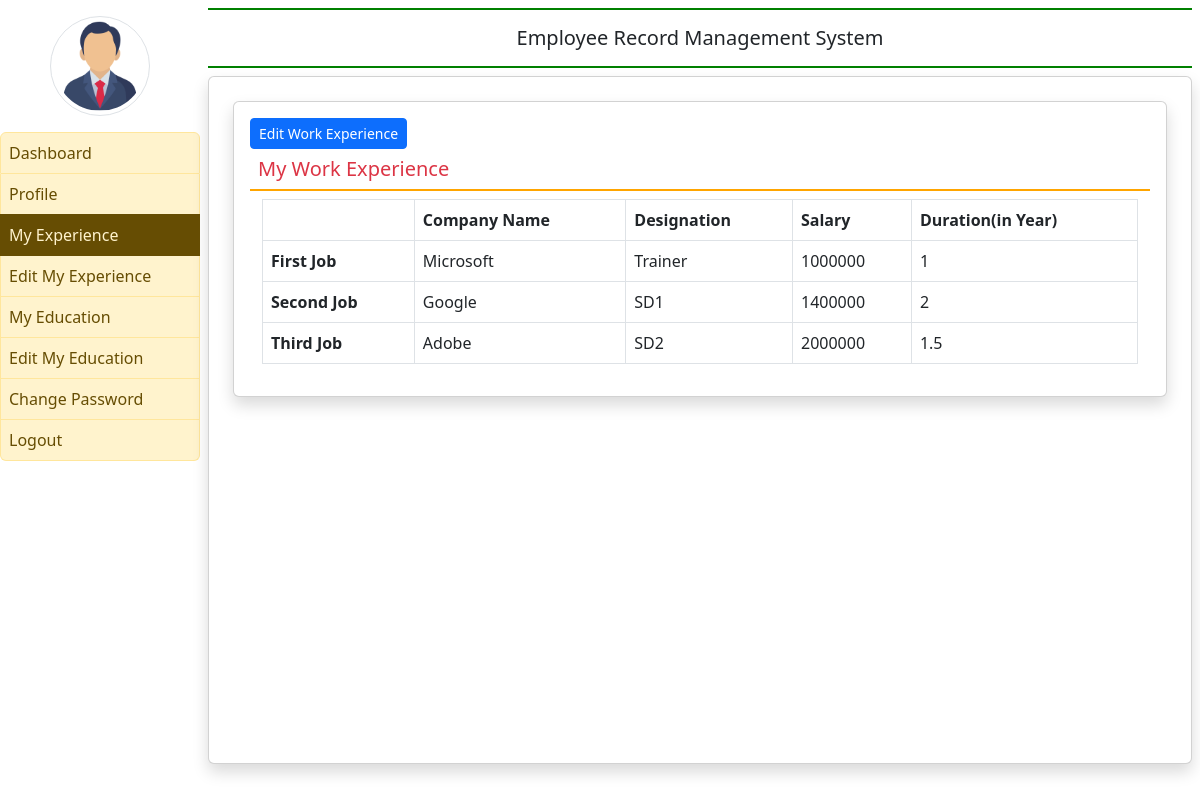
Page /myexperience/ (signed in) on the committed database.
### employee/models.py (models this page shows, shortened)
class EmployeeExperience(models.Model):
    user = models.ForeignKey(User, on_delete=models.CASCADE)
    company1name = models.CharField(max_length=100, null=True)
    company1desig = models.CharField(max_length=100, null=True)
    company1salary = models.CharField(max_length=100, null=True)
    company1duration = models.CharField(max_length=100, null=True)
    company2name = models.CharField(max_length=100, null=True)
    company2desig = models.CharField(max_length=100, null=True)
    company2salary = models.CharField(max_length=100, null=True)
    company2duration = models.CharField(max_length=100, null=True)
    company3name = models.CharField(max_length=100, null=True)
    company3desig = models.CharField(max_length=100, null=True)
    company3salary = models.CharField(max_length=100, null=True)
    company3duration = models.CharField(max_length=100, null=True)

### employee/views.py (the view)
# urls.py: path('myexperience/', myexperience, name = 'myexperience'),
def myexperience(request):
    if not request.user.is_authenticated:
        return redirect('employeeLogin')
    user = request.user
    experience = EmployeeExperience.objects.get(user=user)
    return render(request, 'myexperience.html', locals())

### employee/templates/myexperience.html
{% extends 'emp_base.html' %}
{% block main %}
<div class="card shadow m-4">
    <div class="card-body clearfix">
        <a href="/edit_exp" class="btn btn-primary float-right btn-sm">Edit Work Experience</a>
        <h5 class="p-2 text-danger" style="border-bottom : 2px solid orange">My Work Experience</h5>
        <div class="container-fluid">
            <table class="table table-bordered">
                <tr>
                    <th></th>
                    <th>Company Name</th>
                    <th>Designation</th>
                    <th>Salary</th>
                    <th>Duration(in Year)</th>
                </tr>
                <tr>
                    <th>First Job</th>
                    <td> {{experience.company1name}} </td>
                    <td> {{experience.company1desig}} </td>
                    <td> {{experience.company1salary}} </td>
                    <td> {{experience.company1duration}} </td>
                </tr>
                <tr>
                    <th>Second Job</th>
                    <td> {{experience.company2name}} </td>
                    <td> {{experience.company2desig}} </td>
                    <td> {{experience.company2salary}} </td>
                    <td> {{experience.company2duration}} </td>
                </tr>
                <tr>
                    <th>Third Job</th>
                    <td> {{experience.company3name}} </td>
                    <td> {{experience.company3desig}} </td>
                    <td> {{experience.company3salary}} </td>
                    <td> {{experience.company3duration}} </td>
                </tr>
            </table>
        </div>
    </div>
</div>
{% endblock main %}

### rows in the picture
EmployeeExperience: company1name "Microsoft", company1desig "Trainer", company1salary "1000000", company1duration "1", company2name "Google", company2desig "SD1", company2salary "1400000", company2duration "2", company3name "Adobe", company3desig "SD2", company3salary "2000000", company3duration "1.5"
